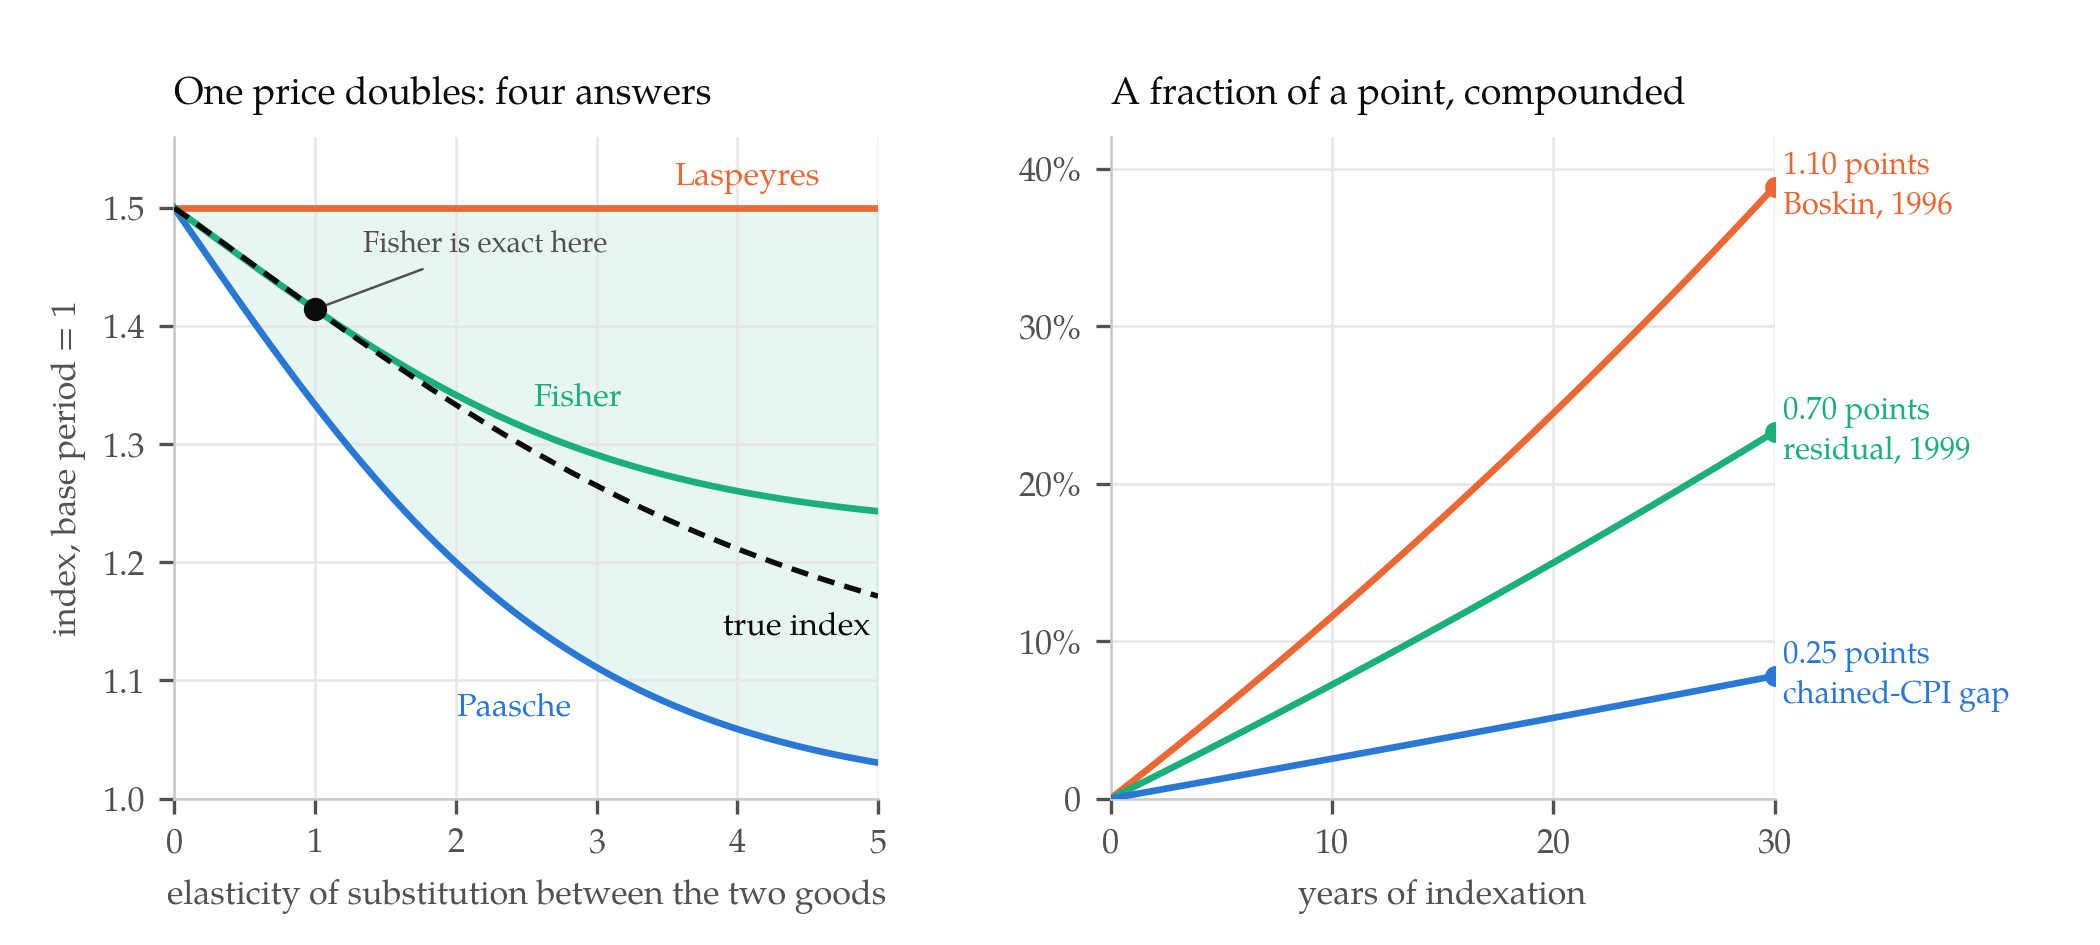

The Python source for this figure:
"""Figure for report 011 — what the formula choice costs.

Left panel: a symmetric two-good CES economy, base prices (1, 1) and equal
expenditure shares, in which one price doubles to (2, 1). Utility is held
constant, so the quantities are compensated (Hicksian) and the Konues true
cost-of-living index is exactly the ratio of unit cost functions,
c(2,1)/c(1,1). Plotted against the elasticity of substitution: the Laspeyres
index (flat at 1.500 by construction — it never moves, because it never lets
the basket move), the Paasche index, the Fisher index as their geometric mean,
and the true index. Laspeyres brackets the truth from above and Paasche from
below for every elasticity; Fisher sits between them and tracks the truth
closely near unit elasticity, where it is exact, and drifts once substitution
gets extreme. That drift is the honest limit of a superlative index: a
second-order approximation, not an identity.

Right panel: why a fraction of a point is worth a congressional commission.
A benefit or a tax bracket indexed to an index that runs b percentage points a
year too fast diverges from the truth as (1+b)^t. Three values of b: 0.25
points, CBO's expected gap between the traditional and the chained CPI; 0.7
points, roughly the residual bias the Boskin members still saw in 1999 after
the geometric-mean change; and 1.1 points, the commission's own 1996 estimate.

Sources for the annotated values: Boskin Commission via GAO/GGD-00-50 (1.10);
CBO, Differences Between the Traditional CPI and the Chained CPI (0.25);
index-number identities computed here. Palette: the same three dataviz
categorical slots used in figures 009 and 010, with ink for the true index so
the reference curve reads as the reference.
Run: python3 figures/011-index-formulas-and-compounding.py
"""
import matplotlib
matplotlib.use("Agg")
import matplotlib.pyplot as plt
import numpy as np
from pathlib import Path

SERIF = "TeX Gyre Pagella"
BLUE, ORANGE, AQUA = "#2a78d6", "#eb6834", "#1baf7a"
INK, MUTED, RULE = "#0b0b0b", "#52514e", "#e6e6e2"

plt.rcParams.update({
    "font.family": "serif", "font.serif": [SERIF], "font.size": 8.2,
    "mathtext.fontset": "custom", "mathtext.rm": SERIF,
    "mathtext.it": f"{SERIF}:italic", "mathtext.bf": f"{SERIF}:bold",
    "axes.edgecolor": "#c9c9c4", "axes.linewidth": 0.6,
    "text.color": INK, "axes.labelcolor": MUTED, "xtick.color": MUTED,
    "ytick.color": MUTED, "figure.facecolor": "white",
    "savefig.facecolor": "white",
})

P0, P1 = (1.0, 1.0), (2.0, 1.0)


def unit_cost(p, sig):
    if abs(sig - 1.0) < 1e-9:
        return (p[0] ** 0.5) * (p[1] ** 0.5)
    return (0.5 * p[0] ** (1 - sig) + 0.5 * p[1] ** (1 - sig)) ** (1 / (1 - sig))


def hicksian(p, sig):
    """Shephard's lemma on the CES unit cost function, at utility one."""
    c = unit_cost(p, sig)
    if abs(sig - 1.0) < 1e-9:
        return [0.5 * c / p[0], 0.5 * c / p[1]]
    return [0.5 * p[i] ** (-sig) * c ** sig for i in (0, 1)]


def indexes(sig):
    q0, q1 = hicksian(P0, sig), hicksian(P1, sig)
    lasp = sum(P1[i] * q0[i] for i in (0, 1)) / sum(P0[i] * q0[i] for i in (0, 1))
    paas = sum(P1[i] * q1[i] for i in (0, 1)) / sum(P0[i] * q1[i] for i in (0, 1))
    return lasp, paas, (lasp * paas) ** 0.5, unit_cost(P1, sig) / unit_cost(P0, sig)


sig = np.linspace(0.0, 5.0, 401)
L, P, F, K = (np.array(v) for v in zip(*(indexes(s) for s in sig)))

fig, (axL, axR) = plt.subplots(1, 2, figsize=(7.0, 3.15),
                               gridspec_kw=dict(width_ratios=[1.06, 1.0],
                                                wspace=0.34))

# ---- left: four answers to one price change -------------------------------
axL.fill_between(sig, P, L, color=AQUA, alpha=0.10, zorder=1)
axL.plot(sig, L, color=ORANGE, lw=1.6, zorder=4)
axL.plot(sig, P, color=BLUE, lw=1.6, zorder=4)
axL.plot(sig, F, color=AQUA, lw=1.6, zorder=5)
axL.plot(sig, K, color=INK, lw=1.3, ls=(0, (3.2, 1.9)), zorder=6)
axL.plot([1.0], [2 ** 0.5], "o", ms=4.6, color=INK, zorder=7)

axL.text(3.55, 1.512, "Laspeyres", color=ORANGE, fontsize=7.8, va="bottom")
axL.text(2.00, 1.090, "Paasche", color=BLUE, fontsize=7.8,
         va="top", ha="left")
axL.text(2.55, 1.325, "Fisher", color=AQUA, fontsize=7.8,
         va="bottom", ha="left")
axL.text(3.90, 1.158, "true index", color=INK, fontsize=7.8,
         va="top", ha="left")
axL.annotate("Fisher is exact here", xy=(1.0, 2 ** 0.5),
             xytext=(1.34, 1.462), fontsize=7.0, color=MUTED,
             arrowprops=dict(arrowstyle="-", color=MUTED, lw=0.6,
                             shrinkA=0, shrinkB=3))
axL.set_xlim(0, 5)
axL.set_ylim(1.0, 1.56)
axL.set_xticks([0, 1, 2, 3, 4, 5])
axL.set_yticks([1.0, 1.1, 1.2, 1.3, 1.4, 1.5])
axL.set_xlabel("elasticity of substitution between the two goods")
axL.set_ylabel("index, base period = 1")
axL.set_title("One price doubles: four answers", fontsize=9.0, loc="left",
              pad=8, color=INK)
axL.grid(color=RULE, lw=0.6, zorder=0)
for s in ("top", "right"):
    axL.spines[s].set_visible(False)

# ---- right: a fraction of a point, compounded -----------------------------
yrs = np.arange(0, 31)
tracks = [(0.011, ORANGE, "1.10 points\nBoskin, 1996"),
          (0.007, AQUA, "0.70 points\nresidual, 1999"),
          (0.0025, BLUE, "0.25 points\nchained-CPI gap")]
for b, colour, label in tracks:
    gap = ((1 + b) ** yrs - 1) * 100
    axR.plot(yrs, gap, color=colour, lw=1.6, zorder=4)
    axR.text(30.4, gap[-1], label, color=colour, fontsize=7.4,
             va="center", ha="left", linespacing=1.35)
    axR.plot([30], [gap[-1]], "o", ms=4.0, color=colour, zorder=5)
axR.set_xlim(0, 30)
axR.set_ylim(0, 42)
axR.set_xticks([0, 10, 20, 30])
axR.set_yticks([0, 10, 20, 30, 40], ["0", "10%", "20%", "30%", "40%"])
axR.set_xlabel("years of indexation")
axR.set_title("A fraction of a point, compounded", fontsize=9.0, loc="left",
              pad=8, color=INK)
axR.grid(color=RULE, lw=0.6, zorder=0)
for s in ("top", "right"):
    axR.spines[s].set_visible(False)

fig.subplots_adjust(left=0.083, right=0.845, top=0.855, bottom=0.155)
out = Path(__file__).with_suffix(".png")
fig.savefig(out, dpi=300)
print(f"wrote {out}")

for s in (0.0, 0.5, 1.0, 2.0, 5.0):
    l, p, f, k = indexes(s)
    print(f"sigma={s:4.1f}  L={l:.4f}  P={p:.4f}  Fisher={f:.4f}  true={k:.4f}")
for b in (0.0025, 0.007, 0.011):
    print(f"bias {b*100:.2f} pp/yr -> 10 yr {(1+b)**10-1:.3%}, "
          f"30 yr {(1+b)**30-1:.3%}")
